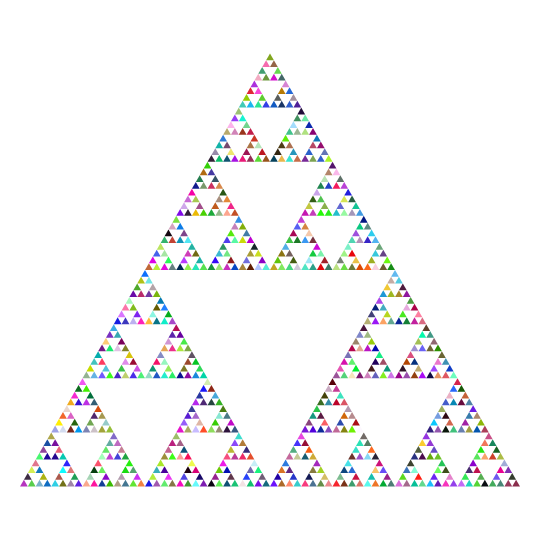
Frame 1 (no input)
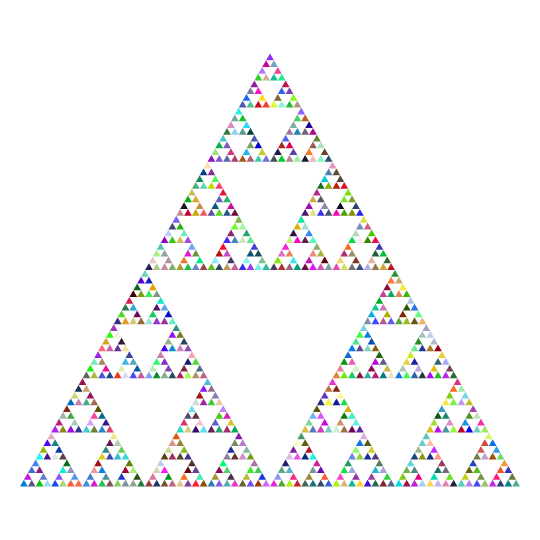
Frame 2 (the mouse pressed at the canvas centre, redrawn once)

The p5.js sketch that drew these frames (run headless with seeded random() and noise() and a simulated clock; the mouse was pressed at the canvas centre and the sketch redrawn once):

// p5.js sketch
// ── sketch.js
var len = 500;
var depth = 7;
let triColor;
let slider;

function setup() {
    createCanvas(540, 540);
    noStroke();
    noLoop();
}

function draw() {
    background(255);
    divide(width / 2 - len / 2, height / 2 + len * sqrt(3) / 4, len, 1, depth);
}

/*
function mouseClicked() {
    background(random(0, 255), random(0, 255), random(0, 255));
    divide(width / 2 - len / 2, height / 2 + len * sqrt(3) / 4, len, 1, depth);
}
*/

function divide(x, y, l, lvl, max) {
    if (lvl == max) {
        tri(x, y, l);
    } else {
        divide(x, y, l / 2, lvl + 1, max);
        divide(x + l / 2, y, l / 2, lvl + 1, max);
        divide(x + l / 4, y - l * sqrt(3) / 4, l / 2, lvl + 1, max);
    }
}

function tri(x, y, l) {
    push();

    fill(triColor = color(random(0, 255), random(0, 255), random(0, 255)));
    triangle(x, y, x + l / 2, y - l * sqrt(3) / 2, x + l, y);
    
    pop();
}
